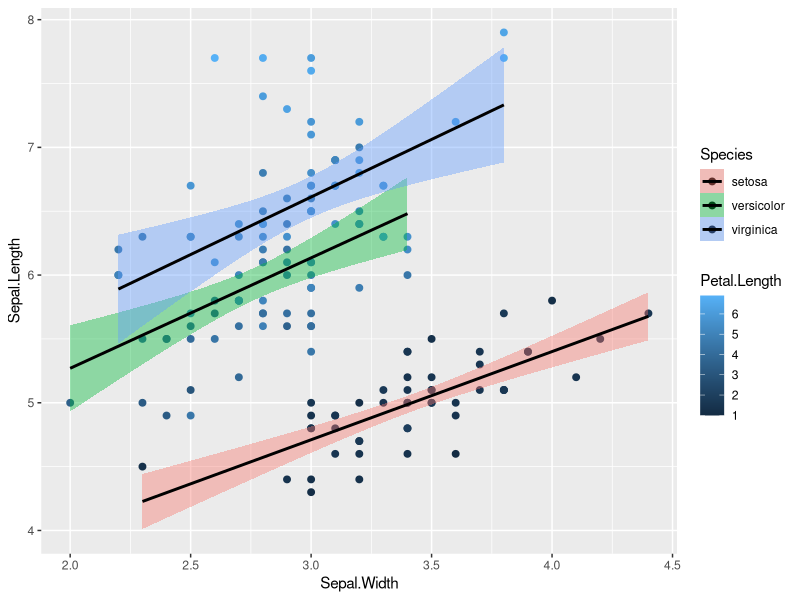
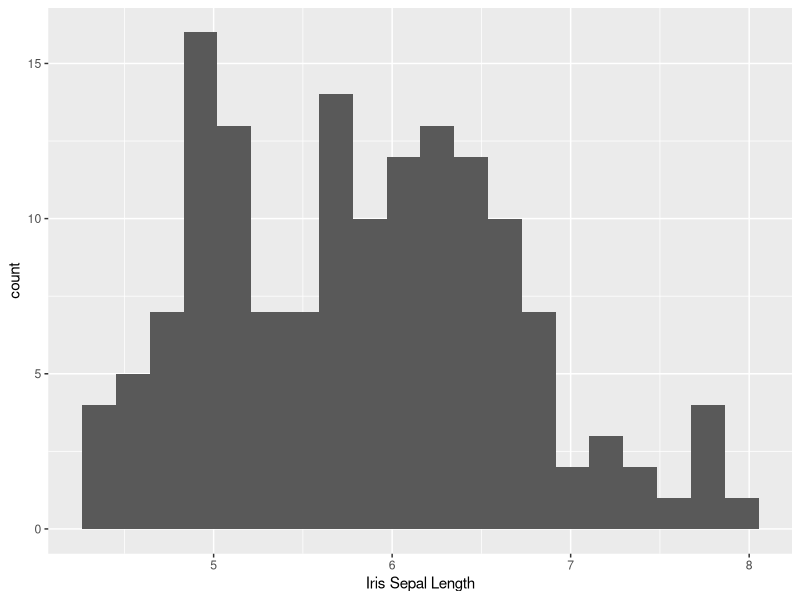
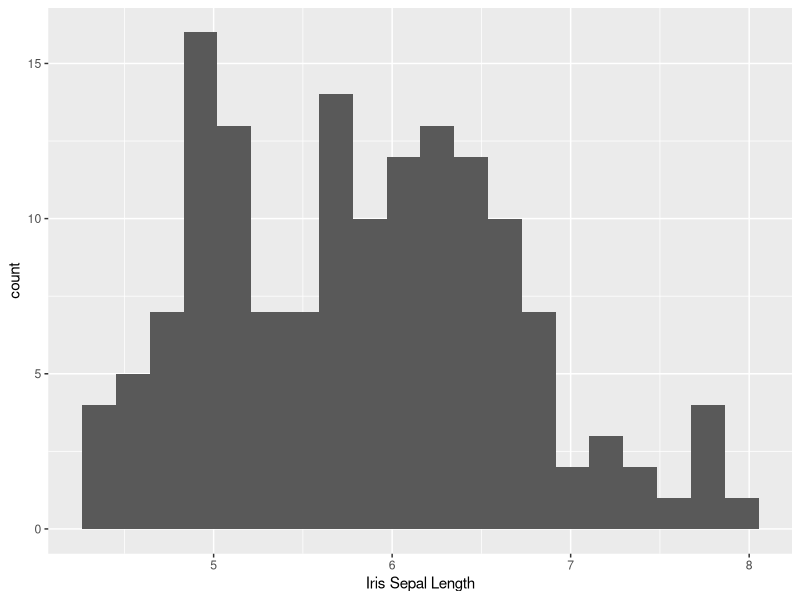
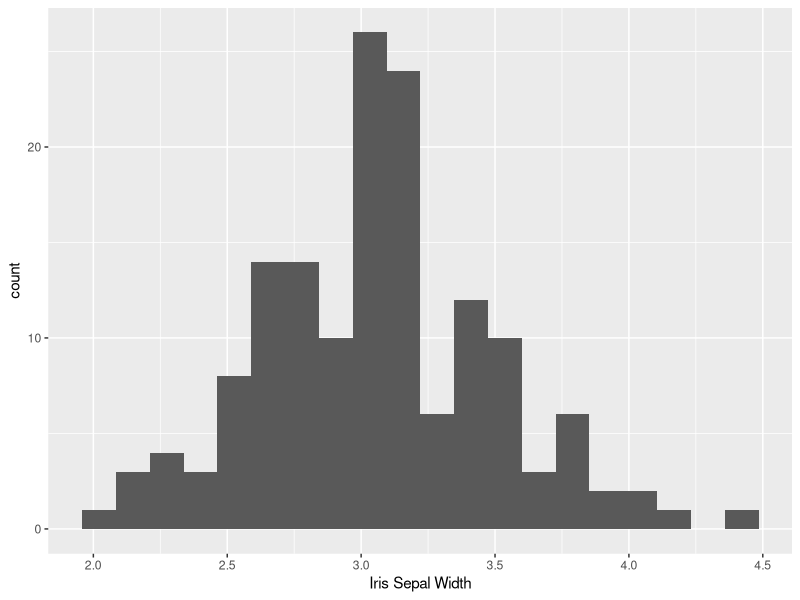
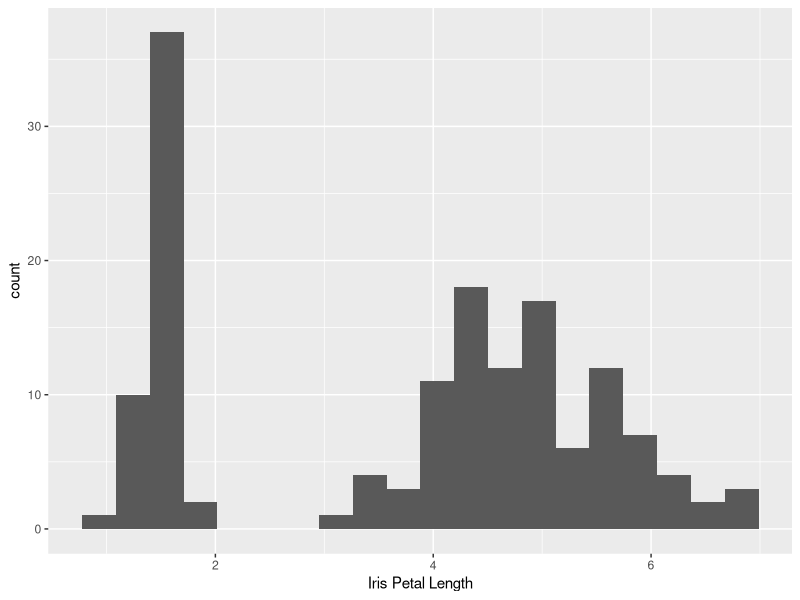
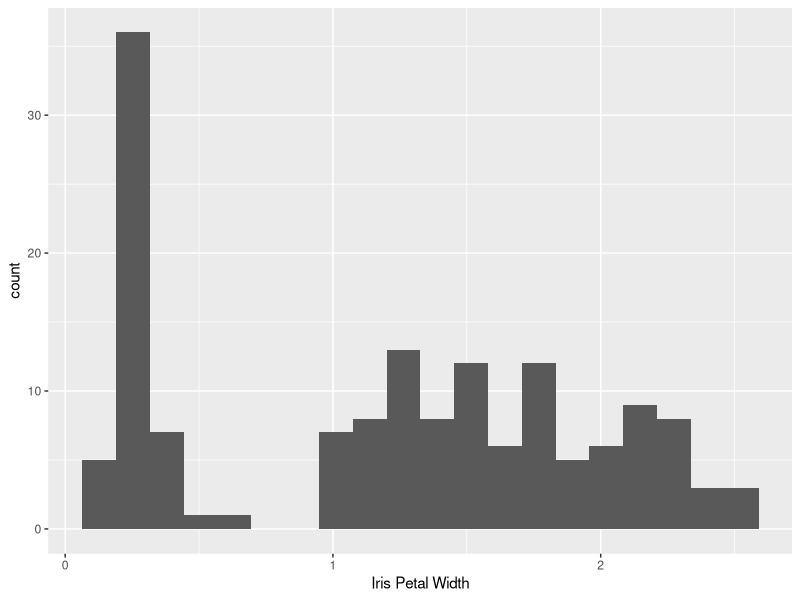
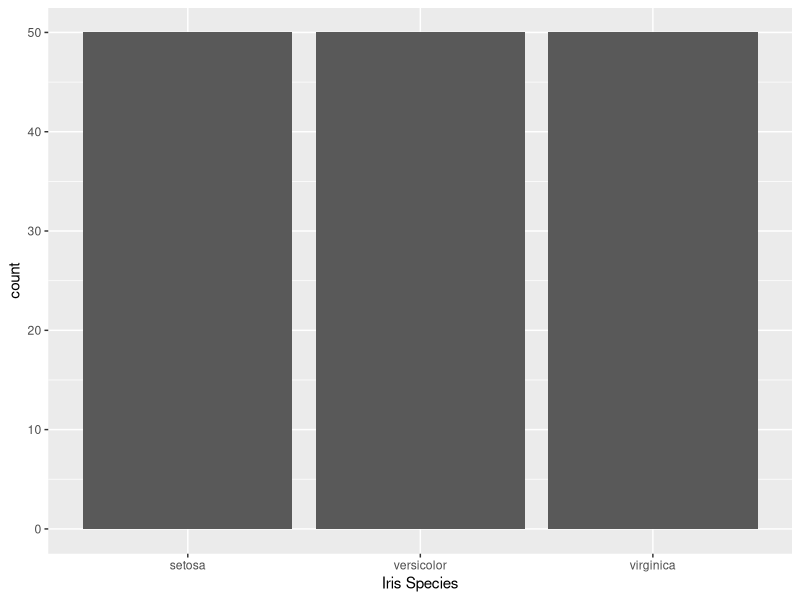
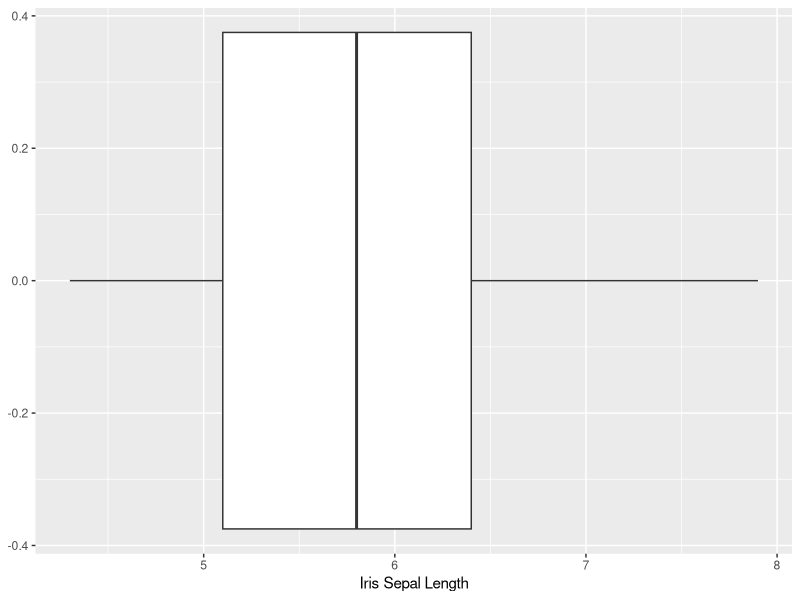

Reproduce these figures in R, in order.
## ---- chunk 1
knitr::opts_chunk$set(echo = TRUE)
## ---- chunk 2
# https://socviz.co/makeplot.html#how-ggplot-works
library(ggplot2)

ggplot(iris, aes(x = Sepal.Width, y = Sepal.Length, color = Petal.Length, fill = Species)) + 
  geom_point(size = 2) + 
  geom_smooth(method = "lm", color = "black")
## ---- chunk 3

ggplot(data = iris, # specify data
       mapping = aes( # mapping aesthetic
         x = Sepal.Length # x-axis variable
         )
       ) +
  geom_histogram( # type of plot
    bins = 20 # histogram bins
      ) +
  labs( # labels
    x = "Iris Sepal Length" # x-axis label
    )

ggplot(data = iris, mapping = aes(x = Sepal.Length)) +
  geom_histogram(bins = 20) +
  labs(x = "Iris Sepal Length")

ggplot(data = iris, mapping = aes(x = Sepal.Width)) +
  geom_histogram(bins = 20) +
  labs(x = "Iris Sepal Width")

ggplot(data = iris, mapping = aes(x = Petal.Length)) +
  geom_histogram(bins = 20) +
  labs(x = "Iris Petal Length")

ggplot(data = iris, mapping = aes(x = Petal.Width)) +
  geom_histogram(bins = 20) +
  labs(x = "Iris Petal Width")
## ---- chunk 4
ggplot(data = iris, mapping = aes(x = Species)) +
  geom_bar() + # bar chart
  labs(x = "Iris Species")
## ---- chunk 5
ggplot(data = iris, mapping = aes(x = Sepal.Length)) +
  geom_boxplot() +
  labs(x = "Iris Sepal Length")

# Sepal.Width has 4 outliers
ggplot(data = iris, mapping = aes(x = Sepal.Width)) +
  geom_boxplot() +
  labs(x = "Iris Sepal Width")

ggplot(data = iris, mapping = aes(x = Petal.Length)) +
  geom_boxplot() +
  labs(x = "Iris Petal Length")

ggplot(data = iris, mapping = aes(x = Petal.Width)) +
  geom_boxplot() +
  labs(x = "Iris Petal Width")
